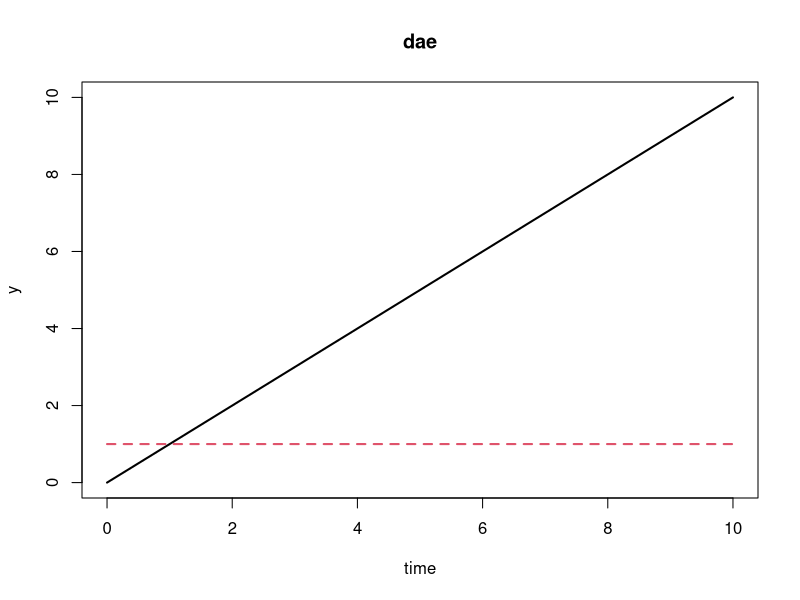
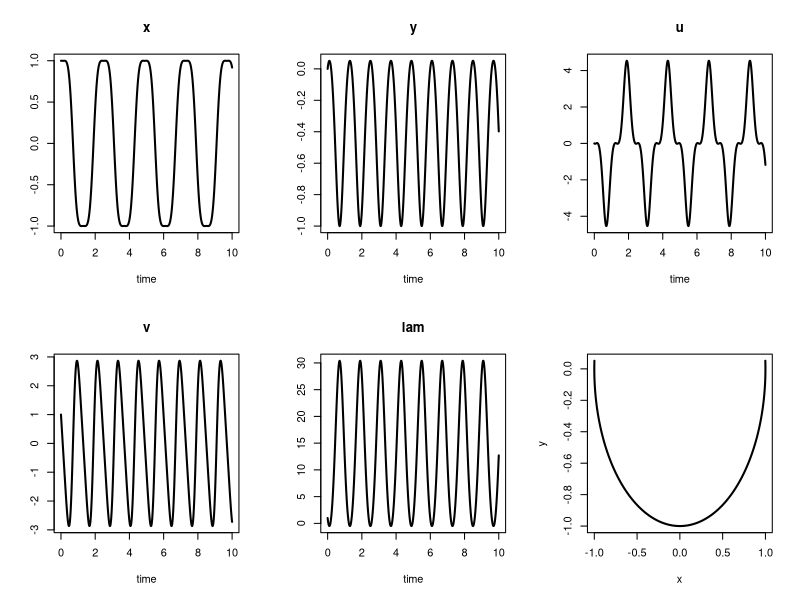

Generate these figures, in order, with R:
## ---- chunk 1

knitr::opts_chunk$set(
  collapse = TRUE,
  comment = "#>",
  fig.width=8, fig.height=8
)
## ---- chunk 2
library(deSolve)
## ---- chunk 3

daefun <- function(t, y, dy, parameters) 
{
  res1 <- dy[1] - y[2]
  res2 <- -y[1] + t
  list(c(res1, res2))
}

yini  <- c(0, 1)
dyini <- c(1, 0)
times <- seq(0, 10, 0.1)

system.time(out <- daspk(y = yini, dy = dyini,
            times = times, res = daefun, parms = 0))
  
matplot(out[,1], out[,2:3], type = "l", lwd = 2,
 main = "dae", xlab = "time", ylab = "y")

## ---- chunk 4

#Definimos el DAE
pendulo <- function (t, L, Y, parms) 
{
    with (as.list(Y),
        list(c(u,
               v,
               -lam*x,
               -lam*y-9.8,
                x^2+y^2-L^2
        ))
    )
}

#Valores iniciales
yini <- c(x = 1, y = 0, u = 0, v = 1, lam = 1)

#Calculamos la matriz masa
M <- diag(nrow = 5)
M[5, 5] <- 0
M
## ---- chunk 5
# Calculamos la solución usando radau
index <- c(2, 2, 1)
times <- seq(from = 0, to = 10, by = 0.01)
out <- radau (y = yini, func = pendulo, L=1, parms = NULL,
              times = times, mass = M, nind = index)

plot(out, type = "l", lwd = 2)
plot(out[, c("x", "y")], type = "l", lwd = 2)
